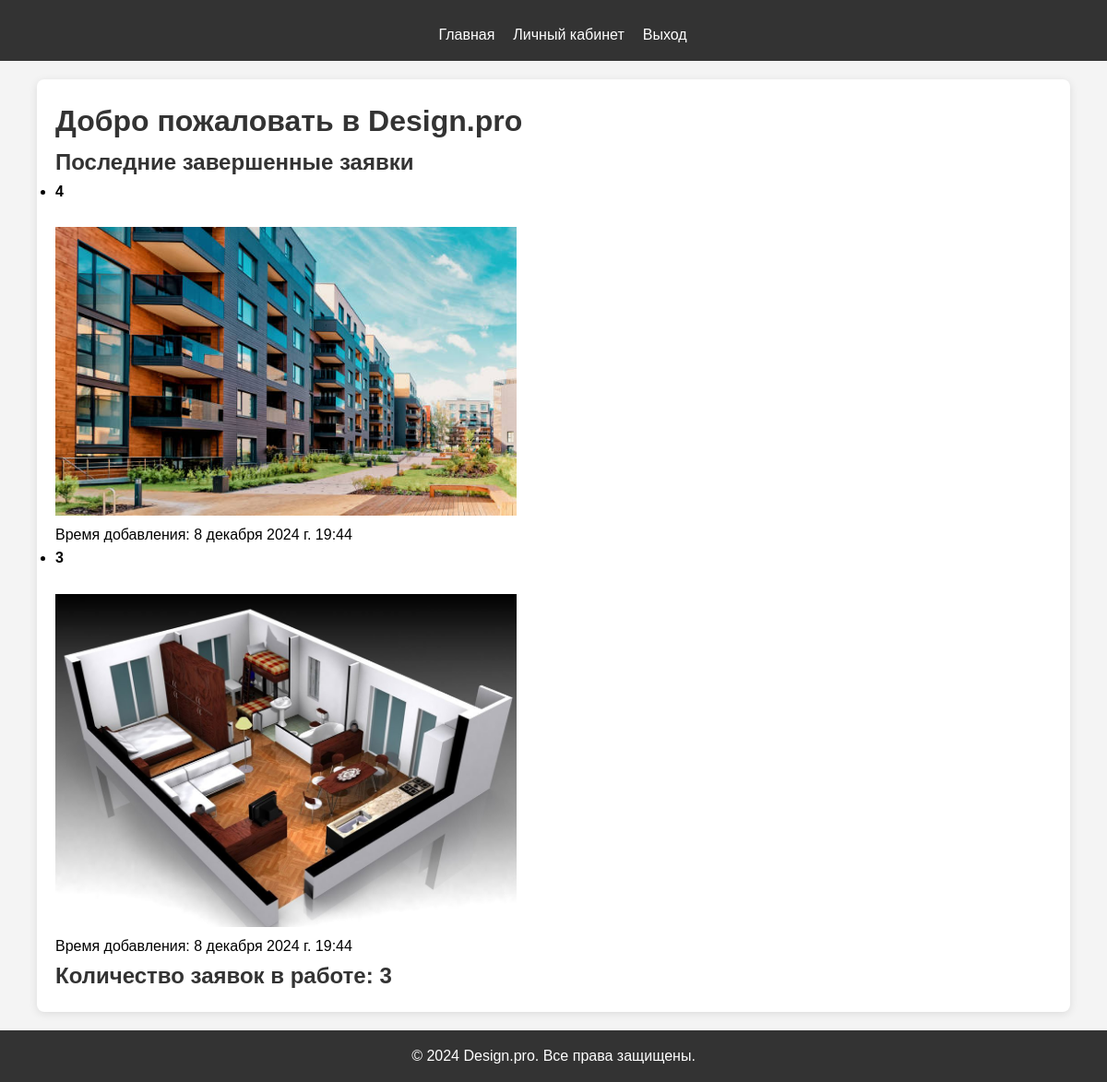
Screenshot of / (signed in) with the database file from the repository.
### main/models.py (models this page shows)
class Application(models.Model):
    user = models.ForeignKey(User, on_delete=models.CASCADE)
    title = models.CharField(max_length=200)
    description = models.TextField()
    categories = models.ManyToManyField(Category)
    image = models.ImageField(upload_to='applications/', validators=[validate_image], blank=True, null=True)
    created_at = models.DateTimeField(auto_now_add=True)
    comment = models.TextField(blank=True, null=True)
    def __str__(self):
        return self.title

### main/views.py (the view)
# urls.py: path('', views.index, name='index'),
def index(request):
    completed_applications = Application.objects.filter(categorystatus__status='completed').distinct().order_by('-created_at')[:4]
    for application in completed_applications:
        application.completed_categories = application.categories.filter(categorystatus__status='completed')
    logger.debug(f"Completed applications: {list(completed_applications)}")
    in_progress_count = CategoryStatus.objects.filter(status='in_progress').count()
    completed_count = CategoryStatus.objects.filter(status='completed').count()
    new_count = CategoryStatus.objects.filter(status='new').count()
    return render(request, 'main/index.html', {
        'completed_applications': completed_applications,
        'in_progress_count': in_progress_count,
        'completed_count': completed_count,
        'new_count': new_count,
    })

### main/templates/main/index.html (shortened to what this page needs)
{% extends 'main/base.html' %}
{% block content %}
    <h1>Добро пожаловать в Design.pro</h1>
    <h2>Последние завершенные заявки</h2>
    <ul>
        {% for application in completed_applications %}
            <li>
                <strong>{{ application.title }}</strong><br>
                <br>
                {% if application.image %}
                    <img src="{{ application.image.url }}" alt="{{ application.title }}" width="500"><br>
                {% else %}
                    <p>Изображение не загружено.</p>
                {% endif %}
                Время добавления: {{ application.created_at }}<br>
            </li>
        {% empty %}
            <li>Нет завершенных заявок.</li>
        {% endfor %}
    </ul>
    <h2>Количество заявок в работе: {{ in_progress_count }}</h2>
{% endblock %}

### main/static/css/style.css (style rules this page uses)
* { padding: 0; margin: 0; }
body { font-family: Arial, sans-serif; line-height: 1.6; margin: 0; padding: 0; background-color: #f4f4f4; }
h1, h2, h3 { color: #333; }

### rows the page displays
Application: title "4", image (picture), created_at "8 декабря 2024 г. 19:44"
Application: title "3", image (picture), created_at "8 декабря 2024 г. 19:44"

### other values shown
{{ in_progress_count }} "3"
